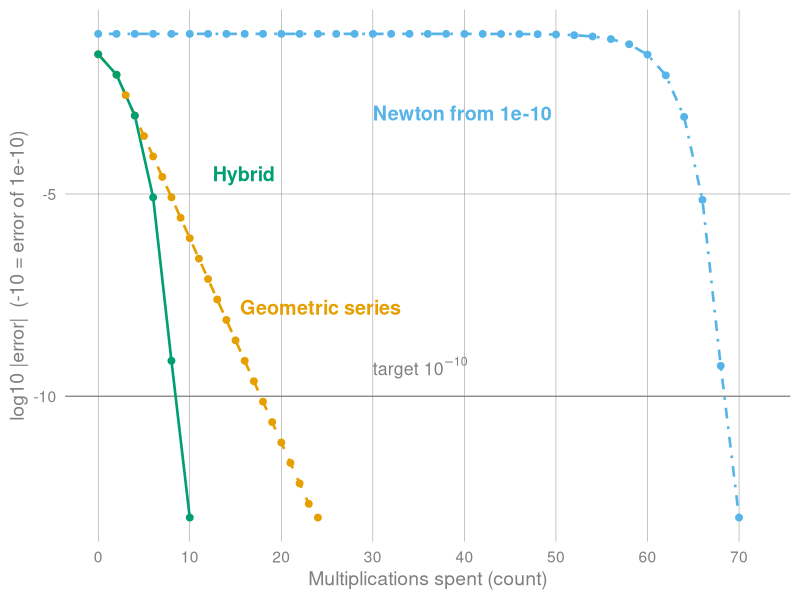

This figure's R source:
## ---- chunk 1
#| echo: false
#| results: asis

if (knitr::is_html_output()) {
  cat("![A simple animation for the Hybrid Approach](https://hackmd.io/_uploads/S1Djilqbfe.gif){#fig-hybrid-animation")
} else {
}



## ---- chunk 2
#| label: fig-hybrid-error
#| echo: false
#| warning: false
#| message: false
#| fig-align: center
#| fig-width: 9
#| fig-height: 4.6
#| dev.args: !expr list(bg = "transparent")
#| fig-cap: "Plaintext error of $1/11$ against the number of multiplications spent for the geometric series, Newton's method from the universal start $10^{-10}$, and the hybrid that starts Newton from the first geometric term $1/16$. Cost basis: Newton costs 2 multiplications per step ($dx_n$, then $x_n(2 - dx_n)$); the partial sum through $r^n$ with $r = 5/16$ costs $n+1$ (one for $r$, $n-1$ for the powers, one to scale by $1/16$); the first term $1/16$ is a constant and costs 0. Errors below $10^{-13}$ are drawn at $10^{-13}$."
#| fig-alt: "A line plot of log base 10 of the absolute error against multiplications from 0 to 70, with a horizontal target line at 10 to the minus 10. The blue dot-dash Newton line from the start 1e-10 stays near log error minus 1 until about 55 multiplications and then drops to the target between 68 and 70 multiplications. The orange dashed geometric series line falls steadily and crosses the target near 18 multiplications. The green solid hybrid line starts at about minus 1.5 and drops fastest, crossing the target between 8 and 10 multiplications and reaching the 1e-13 floor at 10."

library(ggplot2)

neutral <- "grey50"
book_theme <- function() {
  theme_minimal(base_size = 14) +
    theme(
      plot.background = element_rect(fill = "transparent", color = NA),
      panel.background = element_rect(fill = "transparent", color = NA),
      panel.grid.minor = element_blank(),
      panel.grid.major = element_line(color = "grey50", linewidth = 0.15),
      axis.title = element_text(color = "grey50"),
      axis.text = element_text(color = "grey50")
    )
}

d <- 11
target <- 1 / d
a <- 1 / 16                      # first geometric term, as in the chapter figure
r <- 1 - d * a                   # = 5/16

newton_step <- function(x) 2 * x - d * x^2

# Errors |approx - 1/d| against multiplications used.
# Newton costs 2 multiplications per step (d * x, then x * (2 - d x)).
run_newton <- function(x0, mult0, label) {
  x <- x0
  out <- data.frame(mult = mult0, err = abs(x - target), method = label)
  for (i in 1:60) {
    x <- newton_step(x)
    out <- rbind(out, data.frame(mult = mult0 + 2 * i, err = abs(x - target), method = label))
    if (abs(x - target) < 1e-13) break
  }
  out
}

# Geometric partial sum through r^n: a * sum r^k.
# n + 1 multiplications: one for r = 1 - d a, n - 1 for r^2..r^n, one to scale by a.
geo <- data.frame(n = 0:60)
geo$err <- abs(a * cumsum(r^geo$n) - target)
geo$mult <- ifelse(geo$n == 0, 0, geo$n + 1)
geo <- geo[seq_len(min(which(geo$err < 1e-13))), ]
geo <- data.frame(mult = geo$mult, err = geo$err, method = "Geometric series")

# Hybrid: one geometric term (S_0 = a, 0 multiplications), then Newton.
hybrid <- run_newton(a, 0, "Hybrid")
# Newton alone from the universal start 1e-10.
newton <- run_newton(1e-10, 0, "Newton")

sim <- rbind(geo, newton, hybrid)
sim$log_err <- log10(sim$err)

# Errors under 1e-13 are at double-precision rounding; draw them at 1e-13.
floor_err <- 1e-13
sim$log_err <- log10(pmax(sim$err, floor_err))
sim$method <- factor(sim$method, levels = c("Geometric series", "Newton", "Hybrid"))
cols <- c(`Geometric series` = "#E69F00", Newton = "#56B4E9", Hybrid = "#009E73")
ltys <- c(`Geometric series` = "dashed", Newton = "dotdash", Hybrid = "solid")

ggplot(sim, aes(mult, log_err, color = method, linetype = method)) +
  geom_hline(yintercept = -10, color = neutral, linewidth = 0.4) +
  annotate("text", x = 30, y = -9.3, label = "target~10^{-10}", parse = TRUE,
           color = neutral, size = 4.5, hjust = 0) +
  geom_line(linewidth = 0.9) +
  geom_point(size = 2) +
  annotate("text", x = 12.5, y = -4.5, label = "Hybrid", color = cols[["Hybrid"]],
           size = 5, fontface = "bold", hjust = 0) +
  annotate("text", x = 15.5, y = -7.8, label = "Geometric series",
           color = cols[["Geometric series"]], size = 5, fontface = "bold", hjust = 0) +
  annotate("text", x = 30, y = -3, label = "Newton from 1e-10",
           color = cols[["Newton"]], size = 5, fontface = "bold", hjust = 0) +
  scale_color_manual(values = cols) +
  scale_linetype_manual(values = ltys) +
  scale_x_continuous(breaks = seq(0, 70, 10), limits = c(0, 72)) +
  guides(color = "none", linetype = "none") +
  labs(x = "Multiplications spent (count)", y = "log10 |error|  (-10 = error of 1e-10)") +
  book_theme()
